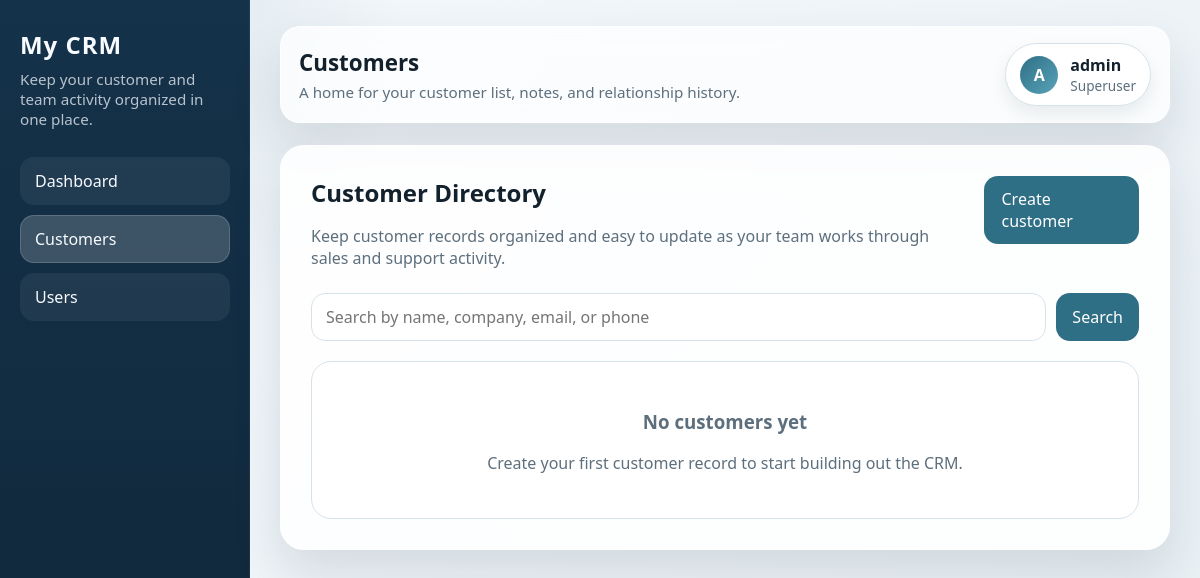
The page /customers/ (signed in) on the database as committed earlier.
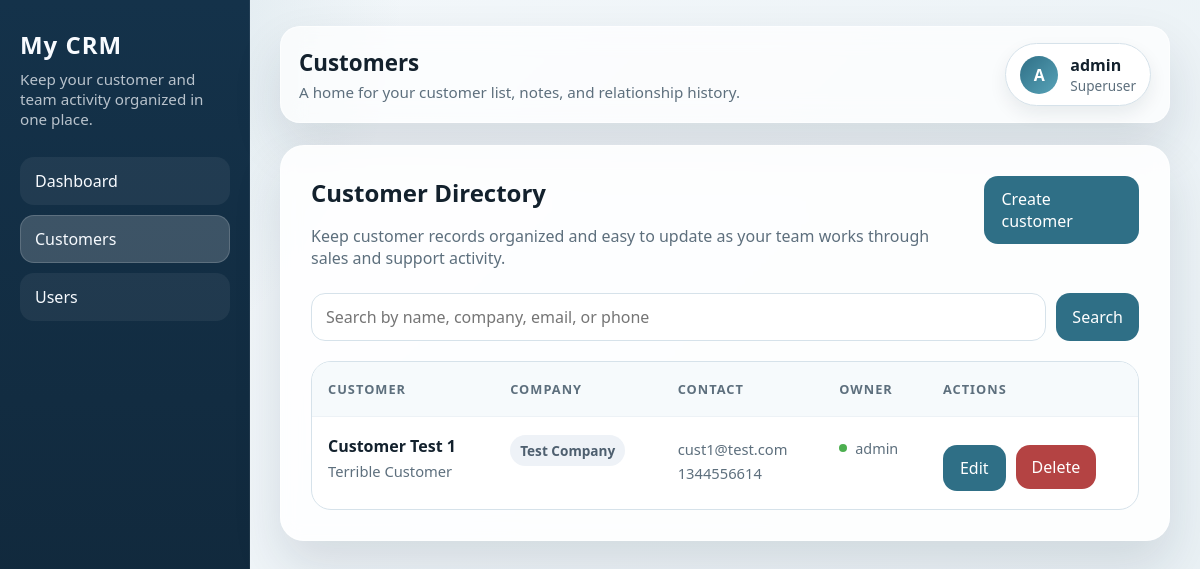
The same page on the database as committed later.
### crm/models.py (models this page shows, shortened)
class Customer(models.Model):
    first_name = models.CharField(max_length=100)
    last_name = models.CharField(max_length=100, blank=True)
    email = models.EmailField(blank=True)
    phone = models.CharField(max_length=30, blank=True)
    company = models.CharField(max_length=150, blank=True)
    notes = models.TextField(blank=True)
    owner = models.ForeignKey(
        get_user_model(),
        on_delete=models.SET_NULL,
        null=True,
        blank=True,
        related_name="customers",
    )
    created_at = models.DateTimeField(auto_now_add=True)
    updated_at = models.DateTimeField(auto_now=True)
    class Meta:
        ordering = ("first_name", "last_name", "id")

### crm/views.py (the view, shortened to what this page needs)
# urls.py: path("customers/", customers, name="customers"),
@login_required
def customers(request):
    search_query = request.GET.get("q", "").strip()
    existing_customers = Customer.objects.select_related("owner").all()
    existing_customers = existing_customers.order_by(
        Lower("first_name"),
        Lower("last_name"),
        "id",
    )
    return render(
        request,
        "crm/customers.html",
        {
            "existing_customers": existing_customers,
            "search_query": search_query,
        },
    )

### crm/templates/crm/customers.html (shortened to what this page needs)
{% extends "crm/base.html" %}
{% block page_title %}Customers{% endblock %}
{% block page_copy %}A home for your customer list, notes, and relationship history.{% endblock %}
{% block content %}
    <div class="toolbar">
        <div>
            <h2>Customer Directory</h2>
            <p class="meta page-intro">Keep customer records organized and easy to update as your team works through sales and support activity.</p>
        </div>
        <a class="button-link" href="{% url 'create_customer' %}">Create customer</a>
    </div>
    <div class="search-toolbar">
        <form method="get" class="search-form">
            <input
                class="search-input"
                type="search"
                name="q"
                value="{{ search_query }}"
                placeholder="Search by name, company, email, or phone"
            >
            <button class="button" type="submit">Search</button>
        </form>
    </div>
    <div class="data-table-shell">
        {% if existing_customers %}
            <table class="data-table">
                <thead>
                    <tr>
                        <th>Customer</th>
                        <th>Company</th>
                        <th>Contact</th>
                        <th>Owner</th>
                        <th>Actions</th>
                    </tr>
                </thead>
                <tbody>
                    {% for customer in existing_customers %}
                        <tr>
                            <td>
                                <div class="user-name">{{ customer.first_name }}{% if customer.last_name %} {{ customer.last_name }}{% endif %}</div>
                                {% if customer.notes %}
                                    <div class="user-email">{{ customer.notes|truncatechars:90 }}</div>
                                {% endif %}
                            </td>
                            <td>
                                {% if customer.company %}
                                    <span class="role-badge standard">{{ customer.company }}</span>
                                {% else %}
                                    <span class="meta">No company</span>
                                {% endif %}
                            </td>
                            <td>
                                {% if customer.email %}
                                    <div class="user-email">{{ customer.email }}</div>
                                {% endif %}
                                {% if customer.phone %}
                                    <div class="user-email">{{ customer.phone }}</div>
                                {% endif %}
                            </td>
                            <td>
                                {% if customer.owner %}
                                    <span class="status-pill">{{ customer.owner.get_full_name|default:customer.owner.username }}</span>
                                {% else %}
                                    <span class="meta">Unassigned</span>
                                {% endif %}
                            </td>
                            <td>
                                <div class="button-row">
                                    <a class="button-link" href="{% url 'edit_customer' customer.id %}">Edit</a>
                                    <form method="post" action="{% url 'delete_customer' customer.id %}">
                                        <button class="button danger" type="submit">Delete</button>
                                    </form>
                                </div>
                            </td>
                        </tr>
                    {% endfor %}
                </tbody>
            </table>
        {% else %}
            <div class="empty-state">
                <h3>No customers yet</h3>
                <p>Create your first customer record to start building out the CRM.</p>
            </div>
        {% endif %}
    </div>
{% endblock %}

### crm/templates/crm/base.html (shortened to what this page needs)
<!DOCTYPE html>
<html lang="en">
<head>
</head>
<body>
    <div class="app-shell">
        <aside class="sidebar">
            <h1 class="brand">My CRM</h1>
            <p class="sidebar-copy">Keep your customer and team activity organized in one place.</p>
            <nav class="nav" aria-label="Primary">
                <a class="{% if request.resolver_match.url_name == 'home' %}active{% endif %}" href="{% url 'home' %}">Dashboard</a>
                <a class="{% if request.resolver_match.url_name == 'customers' or request.resolver_match.url_name == 'create_customer' or request.resolver_match.url_name == 'edit_customer' %}active{% endif %}" href="{% url 'customers' %}">Customers</a>
                <a class="" href="{% url 'users' %}">Users</a>
            </nav>
        </aside>
        <main class="content">
            <header class="topbar">
                <div>
                    <h1 class="topbar-title">{% block page_title %}CRM Workspace{% endblock %}</h1>
                    <p class="topbar-copy">{% block page_copy %}Manage your team, customers, and daily CRM flow.{% endblock %}</p>
                </div>
                <details class="profile-menu">
                    <summary class="profile-toggle">
                        <span class="avatar">{{ request.user.username|first|upper }}</span>
                        <span class="profile-meta">
                            <span class="profile-name">{{ request.user.get_full_name|default:request.user.username }}</span>
                            <span class="profile-role">
                                {% if request.user.is_superuser %}
                                    Superuser
                                {% elif request.user.is_staff %}
                                    Staff user
                                {% else %}
                                    Standard user
                                {% endif %}
                            </span>
                        </span>
                    </summary>
                </details>
            </header>
            <section class="card">
                {% block content %}{% endblock %}
            </section>
        </main>
    </div>
</body>
</html>

Rows that differ between the two databases and show on the page:
added Customer: first_name "Customer", last_name "Test 1", notes "Terrible Customer", company "Test Company", email "cust1@test.com", phone "1344556614", owner.get_full_name "admin"
Other text that changed with them:
text no longer shown: "No customers yet Create your first customer record to start building out the CRM."
text now shown: "CUSTOMER COMPANY CONTACT OWNER ACTIONS"
